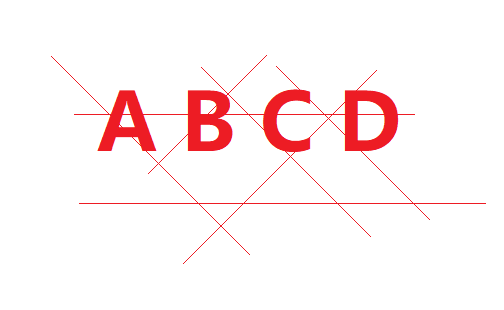
//> input picture Demo11/p2.png, 504 x 310 px
$ ./extract_code   (built with g++ and OpenCV 4)
//> lines starting //> are read from the running program, lines starting //| are printed output that depends on the picture; after the words box and inside, x2 and y2 are one past the last pixel; in counts of white or black regions, pixels touching at a corner belong together
#include<opencv2/opencv.hpp>
#include<iostream>
using namespace cv;
using namespace std;
int main(int argc, char** argv){
    Mat src;

    //读入原始图像
    src = imread("p2.png");
//> src is the input picture: 310 rows x 504 cols, CV_8UC3; mean B, G, R 243.4, 243, 254
    if (src.empty()){
        printf("could not find the image...\n");
        return -1;
    }
    namedWindow("src",WINDOW_AUTOSIZE);
    imshow("src",src);

    //将原始图像转换为灰度图像
    Mat src_gray;
    cvtColor(src, src_gray, COLOR_BGR2GRAY);
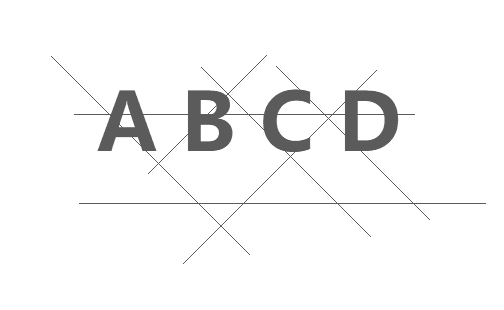
//> src_gray: 310 rows x 504 cols, CV_8UC1; min 91, max 255, mean 246.3
    imshow("src_gray",src_gray);

    //将灰度图像转换为二值图像
    Mat src_binary;
    adaptiveThreshold(~src_gray, src_binary, 255, ADAPTIVE_THRESH_MEAN_C, THRESH_BINARY, 15, -2);
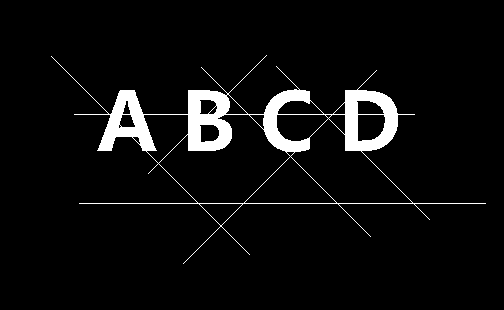
//> src_binary: 310 rows x 504 cols, CV_8UC1; 5.3% white; 1 white region, box (x1, y1, x2, y2) and area: (51, 55, 486, 264) 8265
    imshow("src_binary",src_binary);

    //定义矩形结构元素
    Mat kernel=getStructuringElement(MORPH_RECT,Size(3,3),Point(-1,-1));

    //开操作
    Mat temp,dst;
    //erode(src_binary, temp, kernel);
    //dilate(temp, dst, kernel);
    morphologyEx(src_binary, dst, MORPH_OPEN, kernel);
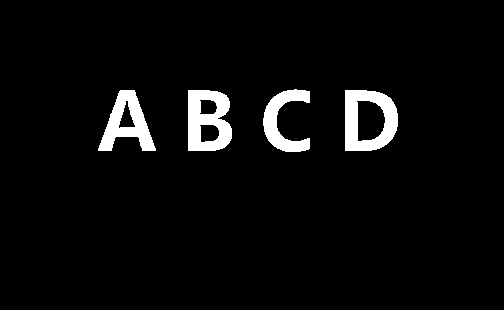
//> dst: 310 rows x 504 cols, CV_8UC1; 4.4% white; 4 white regions, box (x1, y1, x2, y2) and area: (345, 90, 398, 151) 1958, (188, 90, 232, 151) 1933, (98, 90, 156, 151) 1667, (263, 89, 310, 152) 1367
    imshow("dst",~dst);

    waitKey(0);
    return 0;
}

$ run again, with Demo11/p1.png copied over Demo11/p2.png
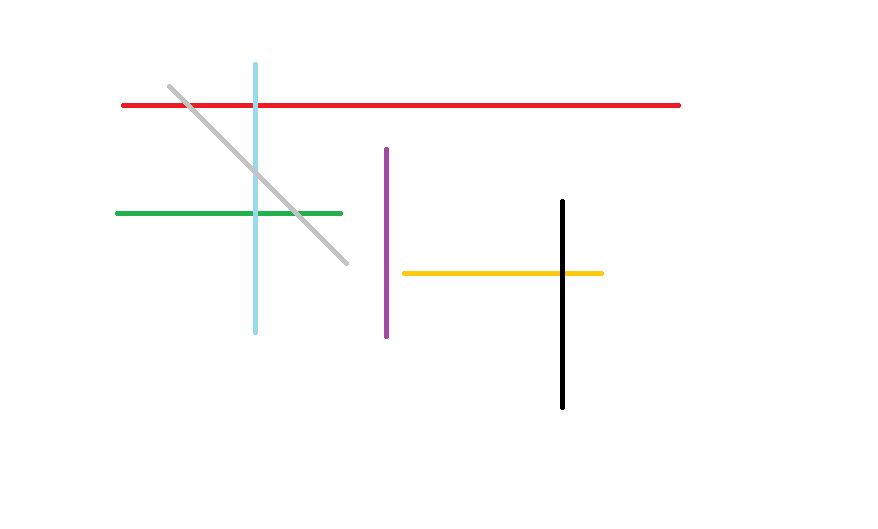
//> input picture Demo11/p1.png, 878 x 529 px
//> src is the input picture: 529 rows x 878 cols, CV_8UC3; mean B, G, R 251.8, 252.1, 253.2
//> `adaptiveThreshold(~src_gray, src_binary, 255, ADAPTIVE_THRESH_MEAN_C, ..`:
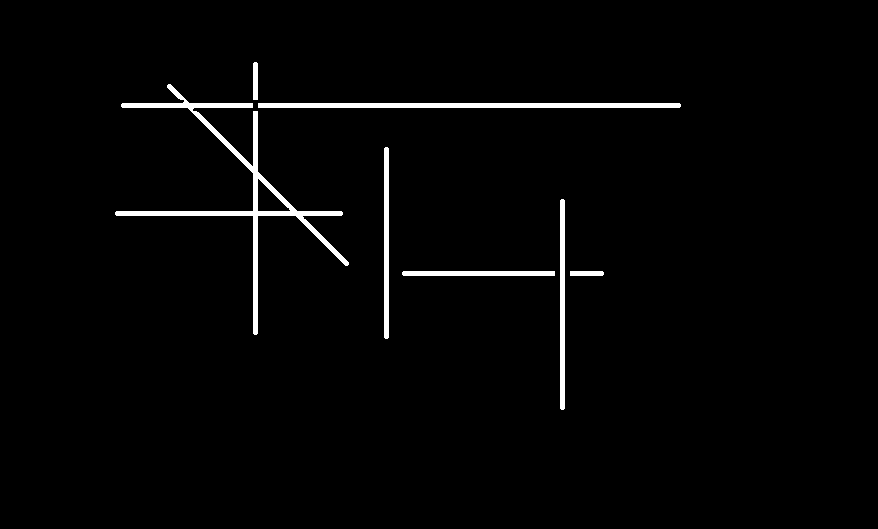
//> src_binary: 529 rows x 878 cols, CV_8UC1; 2% white; 7 white regions, largest, box (x1, y1, x2, y2) and area: (115, 84, 349, 335) 4022, (258, 103, 681, 108) 2113, (560, 199, 565, 410) 1051
//> dst: 529 rows x 878 cols, CV_8UC1; 2% white; 7 white regions, largest, box (x1, y1, x2, y2) and area: (115, 84, 349, 335) 4016, (258, 103, 681, 108) 2113, (560, 199, 565, 410) 1051
